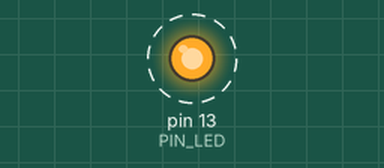
The sketch below on a simulated Arduino Uno, built with avr-gcc and run on an emulated ATmega328P. On the bench: output pins drawn as LEDs (lit = HIGH). Dashed ring = blinking. What the sketch prints to the serial monitor is not drawn.

Above: at 0.5 s.
Timing chart, 0 to 4.6 s (numbered marks = the images above):
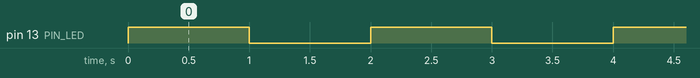

The sketch:

04_example_3.ino
```cpp
# define PIN_LED 13

unsigned int count, toggle;


void setup() {
  pinMode(PIN_LED,OUTPUT);
  Serial.begin(115200);
  while(!Serial){
    ;
  }
  Serial.println("hellow World");
  count = toggle =0;
  digitalWrite(PIN_LED,toggle);

}

void loop() {
  // put your main code here, to run repeatedly:
  Serial.println(++count);//이거 때문에 TX LED가 점멸
  toggle = toggle_state(toggle);
  digitalWrite(PIN_LED,toggle);
  delay(1000);

}
int toggle_state(int toggle){
  if (toggle==0) {
    return 1;
  } else {
    return 0;
  }
  /*
   *python에선 return 1 if toggle==0 else 0
   *C로는 return toggle==0? 1:0
   *위 2개 방법도 가능
  */

}
```

Measured:
- by itself, pin 13 (PIN_LED): alternates HIGH for 1.0 s and LOW for 1.0 s
